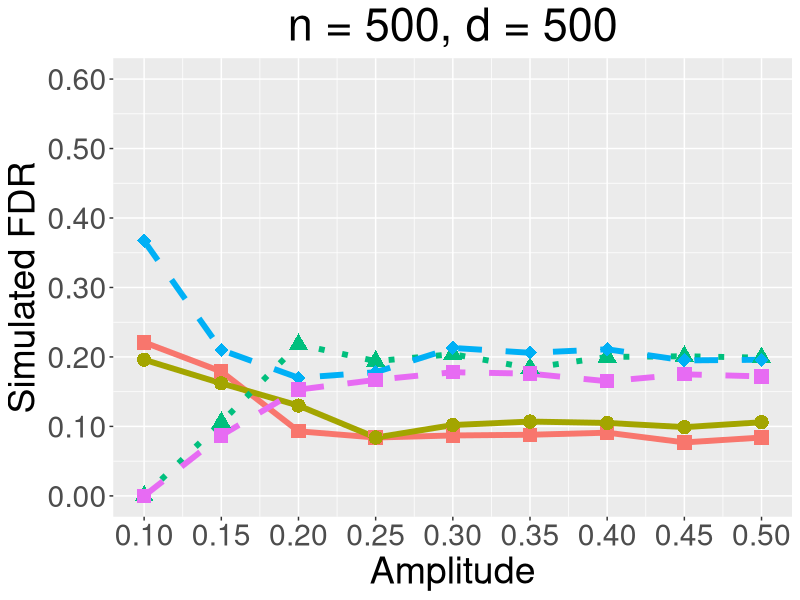
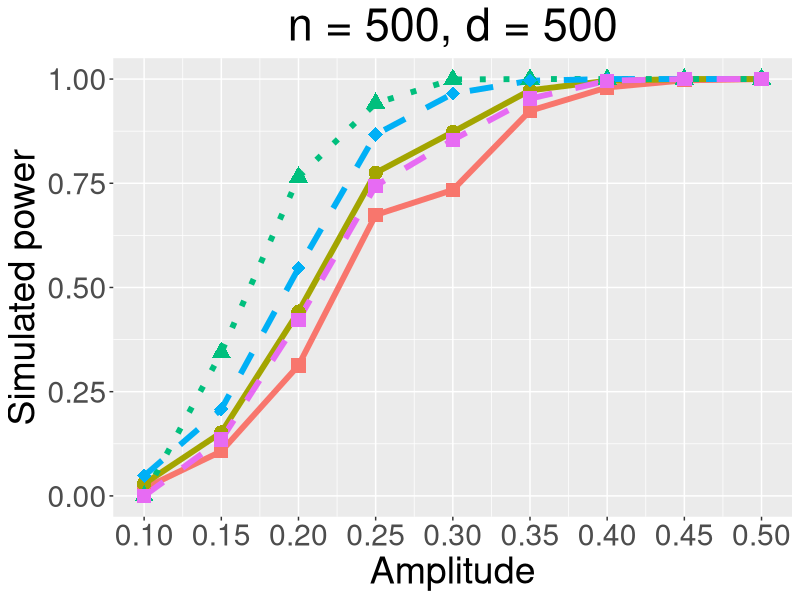
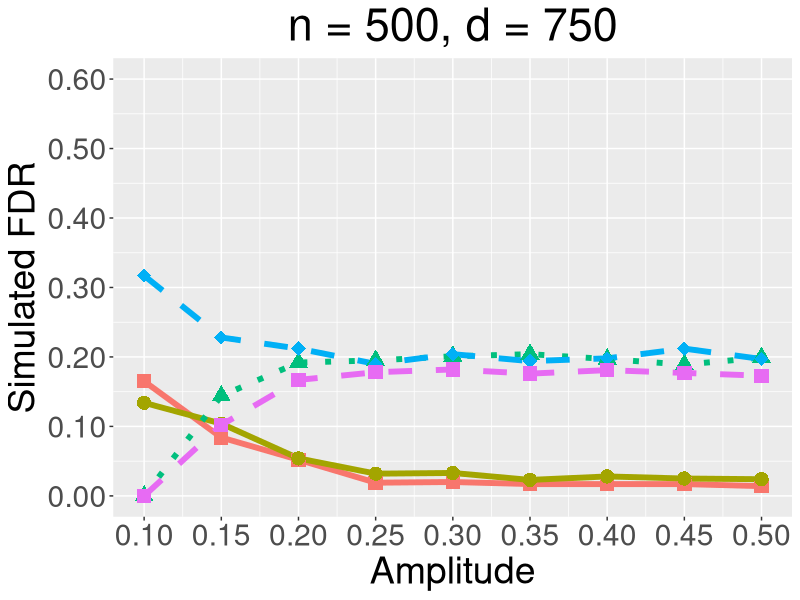
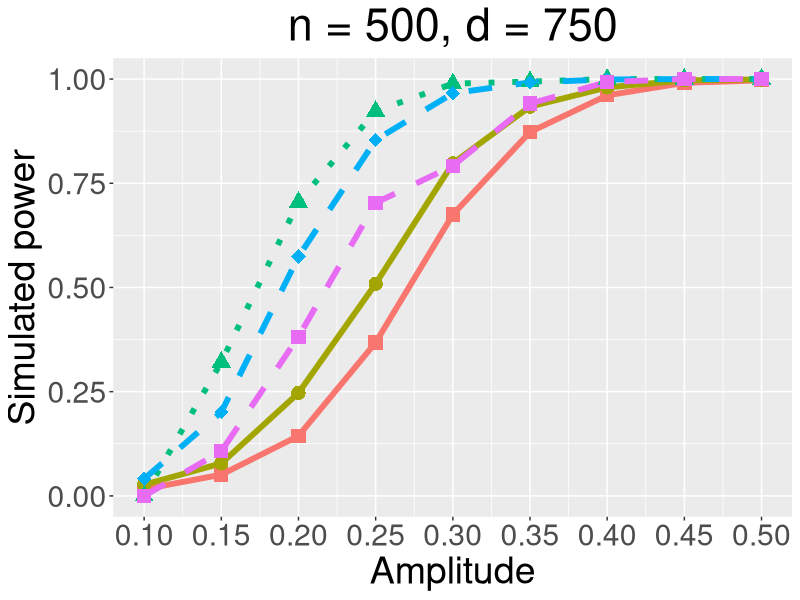
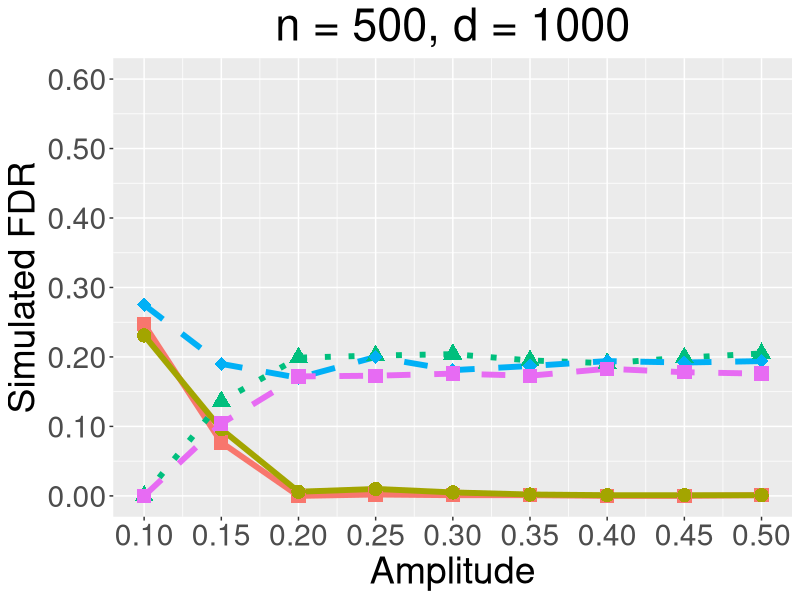
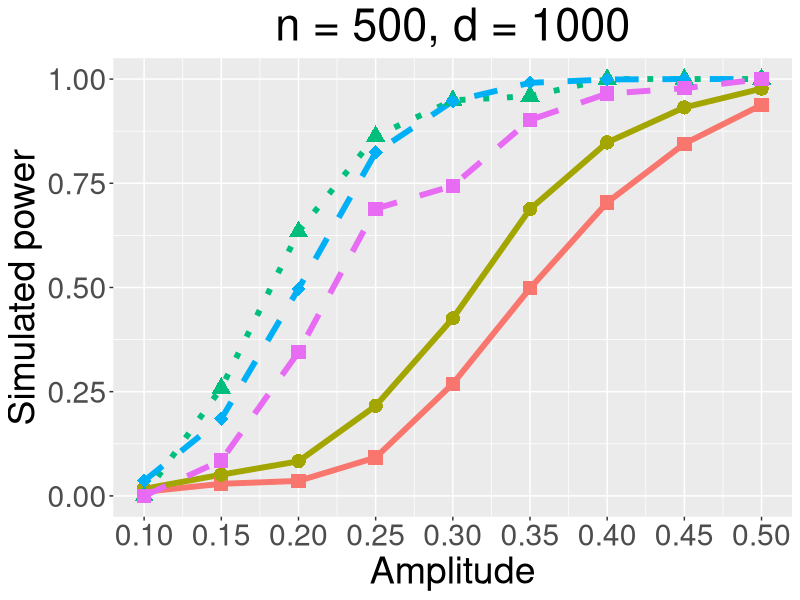

Here is the R script that generated these plots, in order:
library(ggplot2)
# This script presents the results under S2 with FDR level = 0.05.
# We will construct 6 figures, which are 
# 1, n = 200; p = 1*n, 1.5*n, 2*n; rho;
# 2, n = 500; p = 1*n, 1.5*n, 2*n; rho;
# 3, n = 200; p = 1*n, 1.5*n, 2*n; rho;
# 4, n = 500; p = 1*n, 1.5*n, 2*n; rho;
# 5, n = 200; p = 1*n, 1.5*n, 2*n; amp;
# 6, n = 500; p = 1*n, 1.5*n, 2*n; amp.
# Each figure will include 6 subfigures. This script will draw total 36 figures.

# First step, we record the data. Second step, we draw the figure.
# 1st column, 1p method; 2nd column, 2p method; 3rd column, knockoff method.
# Row: larger parameters.

# Figure 1

n200p1fdr_02 = matrix(c(
                         0.221,0.196,0,0.367,0,
                         0.179,0.162,0.106,0.210,0.087,
                         0.093,0.130,0.218,0.170,0.153,
                         0.084,0.084,0.194,0.178,0.167,
                         0.087,0.102,0.204,0.213,0.178,
                         0.088,0.107,0.184,0.206,0.176,
                         0.091,0.105,0.200,0.211,0.165,
                         0.077,0.099,0.201,0.195,0.175,
                         0.084,0.106,0.199,0.196,0.172),
                       byrow = TRUE, nrow = 9, ncol = 5)


n200p1power_02 = matrix(c(
                           0.018,0.029,0,0.048,0,
                           0.107,0.152,0.344,0.208,0.135,
                           0.313,0.442,0.765,0.546,0.422,
                           0.674,0.775,0.942,0.867,0.744,
                           0.734,0.873,0.999,0.965,0.854,
                           0.924,0.973,1,0.996,0.953,
                           0.980,0.996,1,1,0.996,
                           0.997,1,1,1,1,
                           1,1,1,1,1),
                         byrow = TRUE, nrow = 9, ncol = 5)




n200p1.5fdr_02 = matrix(c(
                           0.165,0.134,0,0.317,0,
                           0.084,0.104,0.144,0.228,0.102,
                           0.052,0.054,0.192,0.212,0.167,
                           0.019,0.032,0.195,0.190,0.178,
                           0.020,0.033,0.201,0.204,0.182,
                           0.017,0.023,0.204,0.194,0.176,
                           0.017,0.028,0.197,0.198,0.181,
                           0.017,0.025,0.189,0.212,0.177,
                           0.014,0.024,0.199,0.197,0.173),
                         byrow = TRUE, nrow = 9, ncol = 5)


n200p1.5power_02 = matrix(c(
                             0.016,0.027,0,0.041,0,
                             0.051,0.078,0.321,0.201,0.107,
                             0.144,0.247,0.705,0.574,0.382,
                             0.368,0.509,0.923,0.854,0.703,
                             0.675,0.798,0.989,0.966,0.792,
                             0.873,0.934,0.994,0.992,0.941,
                             0.961,0.980,1,0.999,0.993,
                             0.991,0.997,1,1,1,
                             0.997,0.999,1,1,1),
                           byrow = TRUE, nrow = 9, ncol = 5)

# Figure 2

n200p2fdr_02 = matrix(c(
                         0.247,0.231,0,0.275,0,
                         0.077,0.096,0.136,0.190,0.104,
                         0,0.006,0.199,0.170,0.172,
                         0.002,0.010,0.202,0.200,0.173,
                         0.001,0.005,0.204,0.181,0.176,
                         0.001,0.002,0.195,0.187,0.173,
                         0,0.001,0.191,0.194,0.183,
                         0,0.001,0.199,0.192,0.178,
                         0.001,0.001,0.205,0.194,0.176),
                       byrow = TRUE, nrow = 9, ncol = 5)


n200p2power_02 = matrix(c(
                           0.010,0.017,0,0.036,0,
                           0.029,0.051,0.259,0.185,0.085,
                           0.036,0.083,0.634,0.497,0.345,
                           0.092,0.216,0.863,0.824,0.689,
                           0.269,0.426,0.949,0.947,0.744,
                           0.498,0.688,0.959,0.991,0.902,
                           0.704,0.848,1,0.999,0.965,
                           0.845,0.932,1,1,0.978,
                           0.938,0.977,1,1,1),
                         byrow = TRUE, nrow = 9, ncol = 5)




# Amplitude, 12 figures


# Figure 1-1

# Set x label, it is public.
amplevel = rep(c(0.1,0.15,0.2,0.25,0.3,0.35,0.4,0.45,0.5), times = 5)
# Set the type of methods, it is public.
type = rep(c('A','B','C','D','E'), each = 9)

points = c('A' = 15, 'B' = 16, 'C' = 17, 'D' = 18, 'E' = 15)

# Read the data into dataframe.
fdr11 = c(n200p1fdr_02[,1], n200p1fdr_02[,2], n200p1fdr_02[,3], n200p1fdr_02[,4], n200p1fdr_02[,5])
df11 = data.frame(amplevel = amplevel, type = type, fdr = fdr11)

# DRAW
n500p500fdr_02 = 
  ggplot(data = df11, mapping = aes(x = amplevel, y = fdr, colour = type, shape = type, linetype = type)) + scale_linetype_manual(values=c("solid", "solid", "dotted", "dashed", "dashed")) + scale_shape_manual(values = points)+ geom_line(linewidth = 2) + geom_point(size = 4.5) + scale_x_continuous(name = "Amplitude", breaks = seq(0.1, 0.5, by = 0.05), labels = c("0.10", "0.15", "0.20", "0.25", "0.30", "0.35", "0.40", "0.45","0.50"), limits = c(0.1, 0.5)) + scale_y_continuous(name = "Simulated FDR", breaks = seq(0, 0.6, by = 0.1), labels = c("0.00","0.10", "0.20", "0.30", "0.40", "0.50", "0.60"), limits = c(0,0.6)) + ggtitle("n = 500, d = 500") + theme(legend.position = 'none', text = element_text(size = 27), plot.title = element_text(hjust = 0.5)) 

# SAVE
ggsave("n500p500fdr_02.pdf", device = "pdf", path = "C:/Users/朱正天/Desktop/Knockoff_code/Knockoff_pre/S2", width = 8, height = 6)


# Figure 1-2

# Read the data into dataframe.
pwr12 = c(n200p1power_02[,1], n200p1power_02[,2], n200p1power_02[,3], n200p1power_02[,4], n200p1power_02[,5])
df12 = data.frame(amplevel = amplevel, type = type, power = pwr12)

# DRAW
n500p500power_02 = 
  ggplot(data = df12, mapping = aes(x = amplevel, y = power, colour = type, shape = type, linetype = type)) + scale_linetype_manual(values=c("solid", "solid", "dotted", "dashed", "dashed")) + scale_shape_manual(values = points)+ geom_line(linewidth = 2) + geom_point(size = 4.5) + scale_x_continuous(name = "Amplitude", breaks = seq(0.1, 0.5, by = 0.05), labels = c("0.10", "0.15", "0.20", "0.25", "0.30", "0.35", "0.40", "0.45","0.50"), limits = c(0.1, 0.5)) + scale_y_continuous(name = "Simulated power", breaks = seq(0, 1, by = 0.25), labels = c("0.00","0.25", "0.50", "0.75", "1.00"), limits = c(0,1)) + ggtitle("n = 500, d = 500") + theme(legend.position = 'none', text = element_text(size = 27), plot.title = element_text(hjust = 0.5))

# SAVE
ggsave("n500p500power_02.pdf", device = "pdf", path = "C:/Users/朱正天/Desktop/Knockoff_code/Knockoff_pre/S2", width = 8, height = 6)


# Figure 1-3

# Read the data into dataframe.
fdr13 = c(n200p1.5fdr_02[,1], n200p1.5fdr_02[,2], n200p1.5fdr_02[,3], n200p1.5fdr_02[,4], n200p1.5fdr_02[,5])
df13 = data.frame(amplevel = amplevel, type = type, fdr = fdr13)

# DRAW
n500p750fdr_02 = 
  ggplot(data = df13, mapping = aes(x = amplevel, y = fdr, colour = type, shape = type, linetype = type)) + scale_linetype_manual(values=c("solid", "solid", "dotted", "dashed", "dashed")) + scale_shape_manual(values = points)+ geom_line(linewidth = 2) + geom_point(size = 4.5) + scale_x_continuous(name = "Amplitude", breaks = seq(0.1, 0.5, by = 0.05), labels = c("0.10", "0.15", "0.20", "0.25", "0.30", "0.35", "0.40", "0.45","0.50"), limits = c(0.1, 0.5)) + scale_y_continuous(name = "Simulated FDR", breaks = seq(0, 0.6, by = 0.1), labels = c("0.00","0.10", "0.20", "0.30", "0.40", "0.50", "0.60"), limits = c(0,0.6)) + ggtitle("n = 500, d = 750") + theme(legend.position = 'none', text = element_text(size = 27), plot.title = element_text(hjust = 0.5)) 

# SAVE
ggsave("n500p750fdr_02.pdf", device = "pdf", path = "C:/Users/朱正天/Desktop/Knockoff_code/Knockoff_pre/S2", width = 8, height = 6)


# Figure 1-4

# Read the data into dataframe.
pwr14 = c(n200p1.5power_02[,1], n200p1.5power_02[,2], n200p1.5power_02[,3], n200p1.5power_02[,4], n200p1.5power_02[,5])
df14 = data.frame(amplevel = amplevel, type = type, power = pwr14)

# DRAW
n500p750power_02 = 
  ggplot(data = df14, mapping = aes(x = amplevel, y = power, colour = type, shape = type, linetype = type)) + scale_linetype_manual(values=c("solid", "solid", "dotted", "dashed", "dashed")) + scale_shape_manual(values = points)+ geom_line(linewidth = 2) + geom_point(size = 4.5) + scale_x_continuous(name = "Amplitude", breaks = seq(0.1, 0.5, by = 0.05), labels = c("0.10", "0.15", "0.20", "0.25", "0.30", "0.35", "0.40", "0.45","0.50"), limits = c(0.1, 0.5)) + scale_y_continuous(name = "Simulated power", breaks = seq(0, 1, by = 0.25), labels = c("0.00","0.25", "0.50", "0.75", "1.00"), limits = c(0,1)) + ggtitle("n = 500, d = 750") + theme(legend.position = 'none', text = element_text(size = 27), plot.title = element_text(hjust = 0.5))

# SAVE
ggsave("n500p750power_02.pdf", device = "pdf", path = "C:/Users/朱正天/Desktop/Knockoff_code/Knockoff_pre/S2", width = 8, height = 6)


# Figure 1-9

# Read the data into dataframe.
fdr19 = c(n200p2fdr_02[,1], n200p2fdr_02[,2], n200p2fdr_02[,3], n200p2fdr_02[,4], n200p2fdr_02[,5])
df19 = data.frame(amplevel = amplevel, type = type, fdr = fdr19)

# DRAW
n500p1000fdr_02 = 
  ggplot(data = df19, mapping = aes(x = amplevel, y = fdr, colour = type, shape = type, linetype = type)) + scale_linetype_manual(values=c("solid", "solid", "dotted", "dashed", "dashed")) + scale_shape_manual(values = points)+ geom_line(linewidth = 2) + geom_point(size = 4.5) + scale_x_continuous(name = "Amplitude", breaks = seq(0.1, 0.5, by = 0.05), labels = c("0.10", "0.15", "0.20", "0.25", "0.30", "0.35", "0.40", "0.45","0.50"), limits = c(0.1, 0.5)) + scale_y_continuous(name = "Simulated FDR", breaks = seq(0, 0.6, by = 0.1), labels = c("0.00","0.10", "0.20", "0.30", "0.40", "0.50", "0.60"), limits = c(0,0.6)) + ggtitle("n = 500, d = 1000") + theme(legend.position = 'none', text = element_text(size = 27), plot.title = element_text(hjust = 0.5)) 

# SAVE
ggsave("n500p1000fdr_02.pdf", device = "pdf", path = "C:/Users/朱正天/Desktop/Knockoff_code/Knockoff_pre/S2", width = 8, height = 6)


# Figure 1-10

# Read the data into dataframe.
pwr110 = c(n200p2power_02[,1], n200p2power_02[,2], n200p2power_02[,3], n200p2power_02[,4], n200p2power_02[,5])
df110 = data.frame(amplevel = amplevel, type = type, power = pwr110)

# DRAW
n500p1000power_02 = 
  ggplot(data = df110, mapping = aes(x = amplevel, y = power, colour = type, shape = type, linetype = type)) + scale_linetype_manual(values=c("solid", "solid", "dotted", "dashed", "dashed")) + scale_shape_manual(values = points)+ geom_line(linewidth = 2) + geom_point(size = 4.5) + scale_x_continuous(name = "Amplitude", breaks = seq(0.1, 0.5, by = 0.05), labels = c("0.10", "0.15", "0.20", "0.25", "0.30", "0.35", "0.40", "0.45","0.50"), limits = c(0.1, 0.5)) + scale_y_continuous(name = "Simulated power", breaks = seq(0, 1, by = 0.25), labels = c("0.00","0.25", "0.50", "0.75", "1.00"), limits = c(0,1)) + ggtitle("n = 500, d = 1000") + theme(legend.position = 'none', text = element_text(size = 27), plot.title = element_text(hjust = 0.5))

# SAVE
ggsave("n500p1000power_02.pdf", device = "pdf", path = "C:/Users/朱正天/Desktop/Knockoff_code/Knockoff_pre/S2", width = 8, height = 6)


